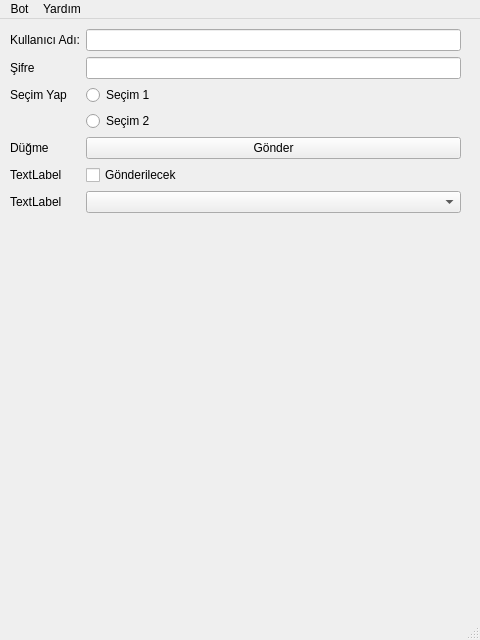
<?xml version="1.0" encoding="UTF-8"?>
<ui version="4.0">
 <class>MainWindow</class>
 <widget class="QMainWindow" name="MainWindow">
  <property name="geometry">
   <rect>
    <x>0</x>
    <y>0</y>
    <width>480</width>
    <height>640</height>
   </rect>
  </property>
  <property name="windowTitle">
   <string>MainWindow</string>
  </property>
  <widget class="QWidget" name="centralwidget">
   <widget class="QWidget" name="formLayoutWidget">
    <property name="geometry">
     <rect>
      <x>10</x>
      <y>10</y>
      <width>451</width>
      <height>581</height>
     </rect>
    </property>
    <layout class="QFormLayout" name="formLayout">
     <property name="sizeConstraint">
      <enum>QLayout::SetNoConstraint</enum>
     </property>
     <property name="fieldGrowthPolicy">
      <enum>QFormLayout::AllNonFixedFieldsGrow</enum>
     </property>
     <property name="rowWrapPolicy">
      <enum>QFormLayout::DontWrapRows</enum>
     </property>
     <item row="2" column="0">
      <widget class="QLabel" name="label">
       <property name="text">
        <string>Şifre</string>
       </property>
      </widget>
     </item>
     <item row="2" column="1">
      <widget class="QLineEdit" name="txtPass"/>
     </item>
     <item row="1" column="1">
      <widget class="QLineEdit" name="txtUser"/>
     </item>
     <item row="1" column="0">
      <widget class="QLabel" name="label_2">
       <property name="text">
        <string>Kullanıcı Adı:</string>
       </property>
      </widget>
     </item>
     <item row="3" column="0">
      <widget class="QLabel" name="label_3">
       <property name="text">
        <string>Seçim Yap</string>
       </property>
      </widget>
     </item>
     <item row="5" column="1">
      <widget class="QPushButton" name="btGonder">
       <property name="text">
        <string>Gönder</string>
       </property>
      </widget>
     </item>
     <item row="5" column="0">
      <widget class="QLabel" name="label_4">
       <property name="text">
        <string>Düğme</string>
       </property>
      </widget>
     </item>
     <item row="6" column="0">
      <widget class="QLabel" name="label_5">
       <property name="text">
        <string>TextLabel</string>
       </property>
      </widget>
     </item>
     <item row="7" column="0">
      <widget class="QLabel" name="label_6">
       <property name="text">
        <string>TextLabel</string>
       </property>
      </widget>
     </item>
     <item row="3" column="1">
      <widget class="QRadioButton" name="rdb1">
       <property name="text">
        <string>Seçim 1</string>
       </property>
      </widget>
     </item>
     <item row="4" column="1">
      <widget class="QRadioButton" name="rdb2">
       <property name="text">
        <string>Seçim 2</string>
       </property>
      </widget>
     </item>
     <item row="6" column="1">
      <widget class="QCheckBox" name="chkSecim">
       <property name="text">
        <string>Gönderilecek</string>
       </property>
      </widget>
     </item>
     <item row="7" column="1">
      <widget class="QComboBox" name="cmbSecim"/>
     </item>
    </layout>
   </widget>
  </widget>
  <widget class="QMenuBar" name="menubar">
   <property name="geometry">
    <rect>
     <x>0</x>
     <y>0</y>
     <width>480</width>
     <height>21</height>
    </rect>
   </property>
   <widget class="QMenu" name="menuBot">
    <property name="title">
     <string>Bot</string>
    </property>
    <addaction name="actionHesap_Bilgileri"/>
   </widget>
   <widget class="QMenu" name="yardim">
    <property name="title">
     <string>Yardım</string>
    </property>
    <addaction name="hakkinda"/>
   </widget>
   <addaction name="menuBot"/>
   <addaction name="yardim"/>
  </widget>
  <widget class="QStatusBar" name="statusbar"/>
  <action name="actionHesap_Bilgileri">
   <property name="text">
    <string>Hesap Bilgileri</string>
   </property>
  </action>
  <action name="hakkinda">
   <property name="text">
    <string>Hakkında</string>
   </property>
  </action>
 </widget>
 <resources/>
 <connections/>
</ui>
